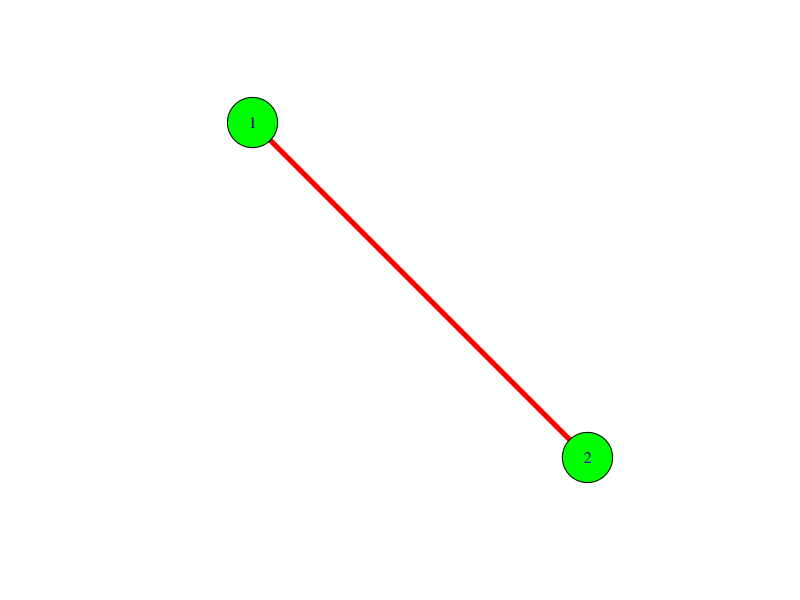
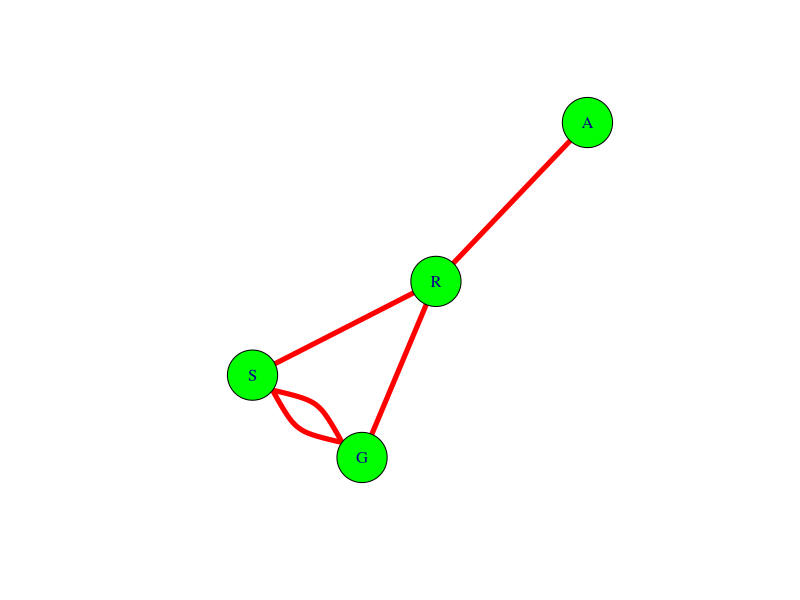
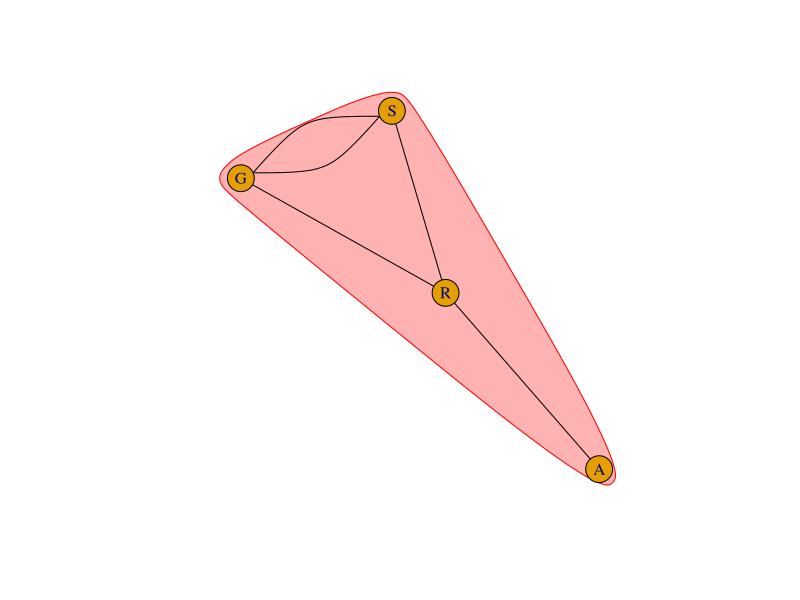

Reproduce these figures in R, in order.
# Load the "igraph" package in R studio and do the basic SNA as follows with R scripts and HTML output:

# a. Define "g1" as graph object with ("R", "S", "S", "T", "T", "R", "R", "T", "U", "S") as its elements.

# Load igraph package
library(igraph)

# Define graph object g with the (1,2) as its elements)
edges <- c(1,2)
g <- graph(edges,
     directed = FALSE
)


plot(g,
     vertex.color = "green",
     vertex.size = 30,
     edge.color = "red",
     edge.width = 5)


# Define the graph object g1 with the given elements
edges <- c("S", "R", "R", "G", "G", "S", "S", "G", "A", "R")
g1 <- graph(edges,
    directed = FALSE
)

# b. Plot "g1" with node color as green, node size as 30, link color as red and link size as 5 and interpret it.

# Plot the graph with specified attributes
plot(g1,
     vertex.color = "green",
     vertex.size = 30,
     edge.color = "red",
     edge.width = 5)
# Interpretation:
# The nodes represent the elements A, R, G, and S.
# The edges represent the connections between these elements.
# The green color and size of the nodes make them easily visible.
# The red color and thickness of the edges highlight the connections between nodes.

# c. Get degree, closeness and betweenness of g1 and interpret them carefully.

# Calculate degree
degree_g1 <- degree(g1)
print("Degree of each node:")
print(degree_g1)

# Calculate closeness
closeness_g1 <- closeness(g1)
print("Closeness of each node:")
print(closeness_g1)

# Calculate betweenness
betweenness_g1 <- betweenness(g1)
print("Betweenness of each node:")
print(betweenness_g1)

# Interpretation:
# Degree:
# The number of edges connected to a node.
# Nodes with higher degrees are more central in the network.
# In this case, we saw that R , S and T have higher degree(same as 3). Hence they are central in this network.
# Closeness:
# The inverse of the average length of the shortest paths from a node to all other nodes in the graph.
# Nodes with higher closeness values are generally more central and can reach other nodes more quickly.
# Here, R and T has higher closeness values.
# Hence, they are more central.
# Betweenness:
# The number of shortest paths that pass through a node.
# Nodes with higher betweenness values play a crucial role as intermediaries in this network.

# d. Get hub and communities of this data and interpret them carefully.

# Calculate hub scores
hub_scores <- hub_score(g1)$vector
print("Hub scores of each node:")
print(hub_scores)

# Detect communities using the edge betweenness algorithm
communities <- edge.betweenness.community(g1)
print("Communities in the graph:")
print(communities)

# Plot the graph with community membership
plot(communities, g1)

